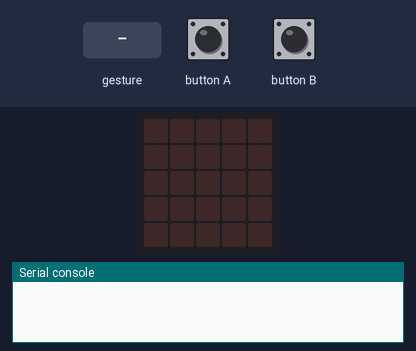
Simulated run of this program. Board: BBC micro:bit (MakeCode). On the bench: the board's 5×5 LED display, the last lines printed to the serial console. The inputs (shaded band) are chosen by the test bench. Random numbers come from a fixed seed; a tilt is held for 1.5 s and a shake lasts 1 s, then the board lies face up again.

Above: at 1.2 s.
1.3 s: gesture 'shake'
At 2.4 s:
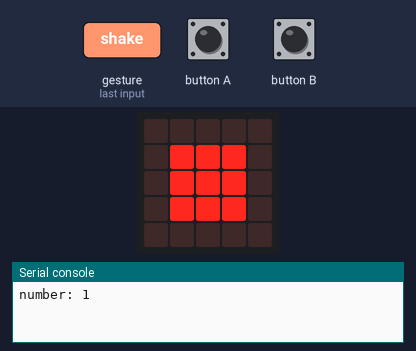
3.0 s: button B pressed for 0.15 s
At 4.2 s:
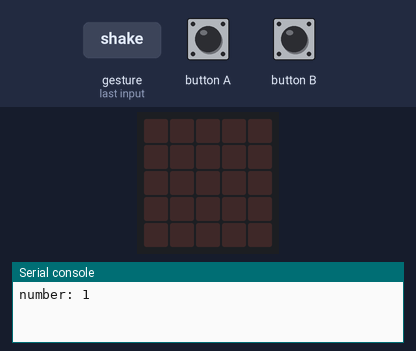
4.6 s: gesture 'shake'
At 6.0 s:
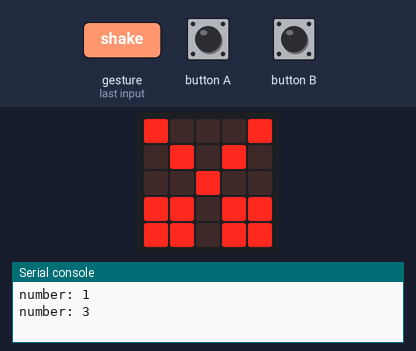
6.3 s: button A pressed for 0.15 s
7.9 s: gesture 'shake'
At 8.6 s:
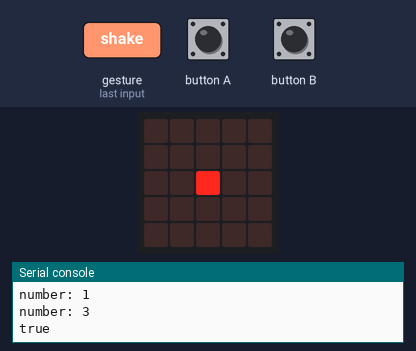
9.6 s: button A pressed for 0.15 s
Timing chart, 0 to 12.2 s (numbered marks = the images above; inputs shaded):
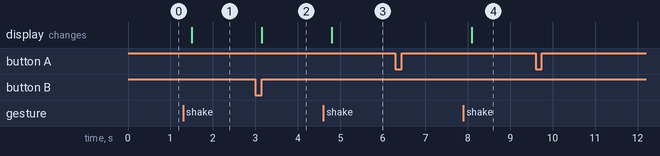

Measured:
- after the input at 1.3 s, the display: changes after 0.20 s (image 1)
- after the input at 3.0 s, the display: changes after 0.15 s (image 2)
- after the input at 4.6 s, the display: changes after 0.20 s (image 3)
- after the input at 7.9 s, the display: changes after 0.20 s (image 4)

The program:

main.ts
```typescript
input.onButtonPressed(Button.A, function mode() {

    dice = !dice
    console.log(dice)
})
input.onButtonPressed(Button.B, function clear() {
    basic.clearScreen()
})
function rps_func() {

    hand = randint(1, 3)
    console.log("number: " + ("" + ("" + hand)))
    if (hand == 1) {
        basic.showLeds(`
            . . . . .
            . # # # .
            . # # # .
            . # # # .
            . . . . .
            `)
    } else if (hand == 2) {
        basic.showLeds(`
            . . . # #
            . # # # #
            . # # # .
            # # # # .
            # # . . .
            `)
    } else {
        basic.showLeds(`
            # . . . #
            . # . # .
            . . # . .
            # # . # #
            # # . # #
            `)
    }

}

function dice_func() {

    num = randint(1, 6)
    if (num == 1) {
        basic.showLeds(`
        . . . . .
        . . . . .
        . . # . .
        . . . . .
        . . . . .
        `)
    } else if (num == 2) {
        basic.showLeds(`
        . . . . .
        . . . # .
        . . . . .
        . # . . .
        . . . . .
        `)
    } else if (num == 3) {
        basic.showLeds(`
        . . . . .
        . # . . .
        . . # . .
        . . . # .
        . . . . .
        `)
    } else if (num == 4) {
        basic.showLeds(`
        . . . . .
        . # . # .
        . . . . .
        . # . # .
        . . . . .
        `)
    } else if (num == 5) {
        basic.showLeds(`
        . . . . .
        . # . # .
        . . # . .
        . # . # .
        . . . . .
        `)
    } else {
        basic.showLeds(`
        . . . . .
        . # . # .
        . # . # .
        . # . # .
        . . . . .
        `)
    }

}

input.onGesture(Gesture.Shake, function on_gesture_shake() {
    if (dice) {
        dice_func()
    } else {
        rps_func()
    }

})
let hand = 0
let num = 0
let dice = false
```

test.ts
```typescript
// tests go here; this will not be compiled when this package is used as an extension.
```
